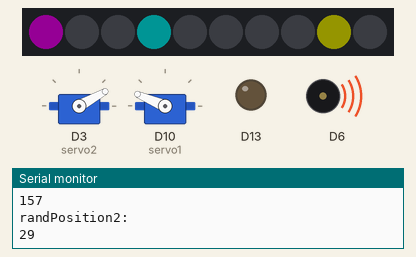
This sketch was run on a simulated Adafruit Circuit Playground Express. Parts: 10 RGB LEDs in strip order, left to right, 2 × servo, output pins drawn as LEDs (lit = HIGH), buzzer (waves = sounding), the last lines printed to the serial monitor. Dim RGB values are drawn brighter than linear; random numbers use the default seed unless the sketch sets one.

Above: at 0.16 s.
At 5.0 s:
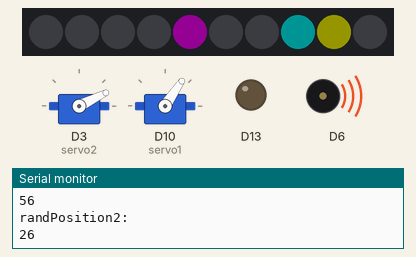
At 9.85 s:
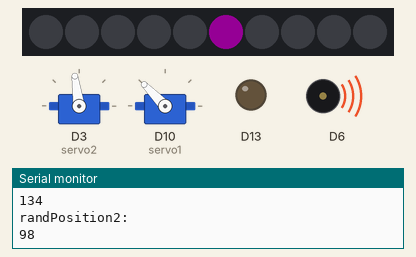
At 19.54 s:
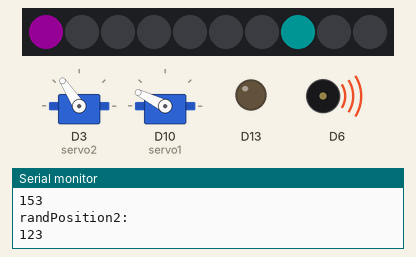
At 29.23 s:
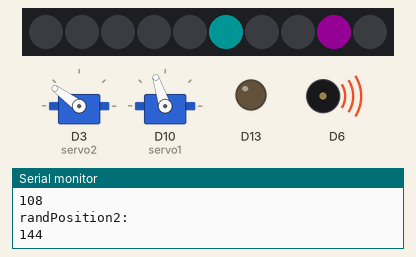
At 39.18 s:
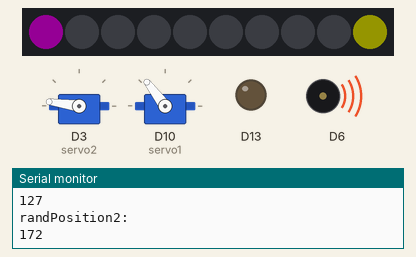
Timing chart, 0 to 40.0 s (numbered marks = the images above):
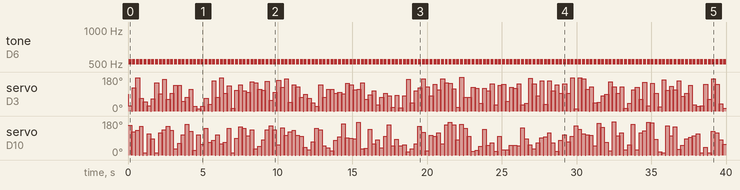

Measured:
- by itself, tone on D6: alternates 523 Hz for 0.20 s and silent for 0.06 s

The sketch:

CPX_Servo_Touch.ino
```cpp
// Circuit is using 2 Servos
// You can use 1 servo if you want
// Servos on Pins 3 and 10
// @cmoz

// Input is for 6 items max with this circuit

// Other pins are for input, croc clip or wire to leaf or other
// input, must be conductive to work - e.g. dry plants not good
// sound can be turned off
// colour can be turned off or the color altered
// motor movement can be altered


#include <Adafruit_CircuitPlayground.h>
#include <Servo.h>

Servo servo1;
Servo servo2;
uint8_t pixeln = 0;
int capsense[10];  //10
int pos = 0;
int pos2 = 0;

void setup() {
  CircuitPlayground.begin();
  servo2.attach(3);
  servo1.attach(10);
  Serial.begin(9600);
}

void loop() {
  capsense[0] = CircuitPlayground.readCap(9);
  capsense[1] = CircuitPlayground.readCap(2);
  capsense[2] = CircuitPlayground.readCap(0);
  capsense[3] = CircuitPlayground.readCap(1);
  capsense[4] = CircuitPlayground.readCap(12);
  capsense[5] = CircuitPlayground.readCap(6);

  Serial.print("0   ");
  Serial.println(capsense[0]);
  Serial.print("1   ");
  Serial.println(capsense[1]);
  Serial.print("2   ");
  Serial.println(capsense[2]);
  Serial.print("3   ");
  Serial.println(capsense[3]);
  Serial.print("4   ");
  Serial.println(capsense[4]);
  Serial.print("5   ");
  Serial.println(capsense[5]);

  int frequency = 0;
  pos = random(10, 180);
  pos2 = random(10, 180);

  if (capsense[0] > 100) {
    frequency = 523;
    neoColorServoPos();
  } else if (capsense[1] > 100) {
    frequency = 587;
    neoColorServoPos();
  } else if (capsense[2] > 100) {
    frequency = 659;
    neoColorServoPos();
  } else if (capsense[3] > 100) {
    frequency = 698;
    neoColorServoPos();
  } else if (capsense[4] > 100) {
    frequency = 784;
    neoColorServoPos();
  } else if (capsense[5] > 100) {
    frequency = 880;
    neoColorServoPos();
  }
  delay(10);

  // If you want NO sound, comment out with // at the start of the code
  CircuitPlayground.playTone(frequency, 200);

  servo1.write(0);
  delay(10);
  servo2.write(0);
  delay(10);
}


void neoColorServoPos() {
  CircuitPlayground.clearPixels();
  int pinNum1 = random(0, 10);
  int pinNum2 = random(0, 10);
  int pinNum3 = random(0, 10);
  CircuitPlayground.setPixelColor(pinNum1, 0, 255, 255);  // green blue
  CircuitPlayground.setPixelColor(pinNum2, 255, 255, 0);  //
  CircuitPlayground.setPixelColor(pinNum3, 255, 0, 255);  //red blue

  //servo position
  servo1.write(pos);
  delay(10);
  servo2.write(pos2);
  delay(10);
  Serial.println("randPosition: ");
  Serial.println(pos);
  Serial.println("randPosition2: ");
  Serial.println(pos2);
}
```
